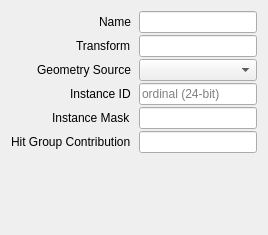
<?xml version="1.0" encoding="UTF-8"?>
<ui version="4.0">
 <class>InstanceProperties</class>
 <widget class="QWidget" name="InstanceProperties">
  <property name="geometry">
   <rect>
    <x>0</x>
    <y>0</y>
    <width>268</width>
    <height>235</height>
   </rect>
  </property>
  <layout class="QHBoxLayout" name="horizontalLayout">
   <item>
    <layout class="QFormLayout" name="formLayout">
     <property name="labelAlignment">
      <set>Qt::AlignRight|Qt::AlignTrailing|Qt::AlignVCenter</set>
     </property>
     <property name="horizontalSpacing">
      <number>8</number>
     </property>
     <property name="verticalSpacing">
      <number>2</number>
     </property>
     <property name="leftMargin">
      <number>0</number>
     </property>
     <property name="topMargin">
      <number>0</number>
     </property>
     <property name="rightMargin">
      <number>0</number>
     </property>
     <property name="bottomMargin">
      <number>0</number>
     </property>
     <item row="0" column="0">
      <widget class="QLabel" name="labelName">
       <property name="text">
        <string>Name</string>
       </property>
      </widget>
     </item>
     <item row="0" column="1">
      <widget class="QLineEdit" name="name"/>
     </item>
     <item row="1" column="0">
      <widget class="QLabel" name="labelTransform">
       <property name="text">
        <string>Transform</string>
       </property>
      </widget>
     </item>
     <item row="1" column="1">
      <widget class="ExpressionLineEdit" name="transform"/>
     </item>
     <item row="2" column="0">
      <widget class="QLabel" name="labelSourceInstance">
       <property name="text"><string>Geometry Source</string></property>
      </widget>
     </item>
     <item row="2" column="1">
      <widget class="ReferenceComboBox" name="sourceInstance">
       <property name="toolTip"><string>Direct3D12: share a sibling geometry owner's BLAS; leave unset to use child geometry. No reference chains or own geometry on a shared instance.</string></property>
      </widget>
     </item>
     <item row="3" column="0">
      <widget class="QLabel" name="labelCustomIndex">
       <property name="text"><string>Instance ID</string></property>
      </widget>
     </item>
     <item row="3" column="1">
      <widget class="ExpressionLineEdit" name="customIndex">
       <property name="placeholderText"><string>ordinal (24-bit)</string></property>
      </widget>
     </item>
     <item row="4" column="0">
      <widget class="QLabel" name="labelMask">
       <property name="text"><string>Instance Mask</string></property>
      </widget>
     </item>
     <item row="4" column="1">
      <widget class="ExpressionLineEdit" name="mask">
       <property name="toolTip"><string>Direct3D12: 8-bit ray inclusion mask; zero excludes this instance.</string></property>
      </widget>
     </item>
     <item row="5" column="0">
      <widget class="QLabel" name="labelHitGroupOffset">
       <property name="text"><string>Hit Group Contribution</string></property>
      </widget>
     </item>
     <item row="5" column="1">
      <widget class="ExpressionLineEdit" name="hitGroupOffset">
       <property name="toolTip"><string>Direct3D12: 24-bit SBT record contribution, not a byte offset. Inline queries do not select SBT records.</string></property>
      </widget>
     </item>
    </layout>
   </item>
  </layout>
 </widget>
 <customwidgets>
  <customwidget>
   <class>ExpressionLineEdit</class>
   <extends>QLineEdit</extends>
   <header>widgets//ExpressionLineEdit.h</header>
  </customwidget>
  <customwidget>
   <class>ReferenceComboBox</class>
   <extends>QComboBox</extends>
   <header>widgets/ReferenceComboBox.h</header>
  </customwidget>
 </customwidgets>
 <resources/>
 <connections/>
</ui>
